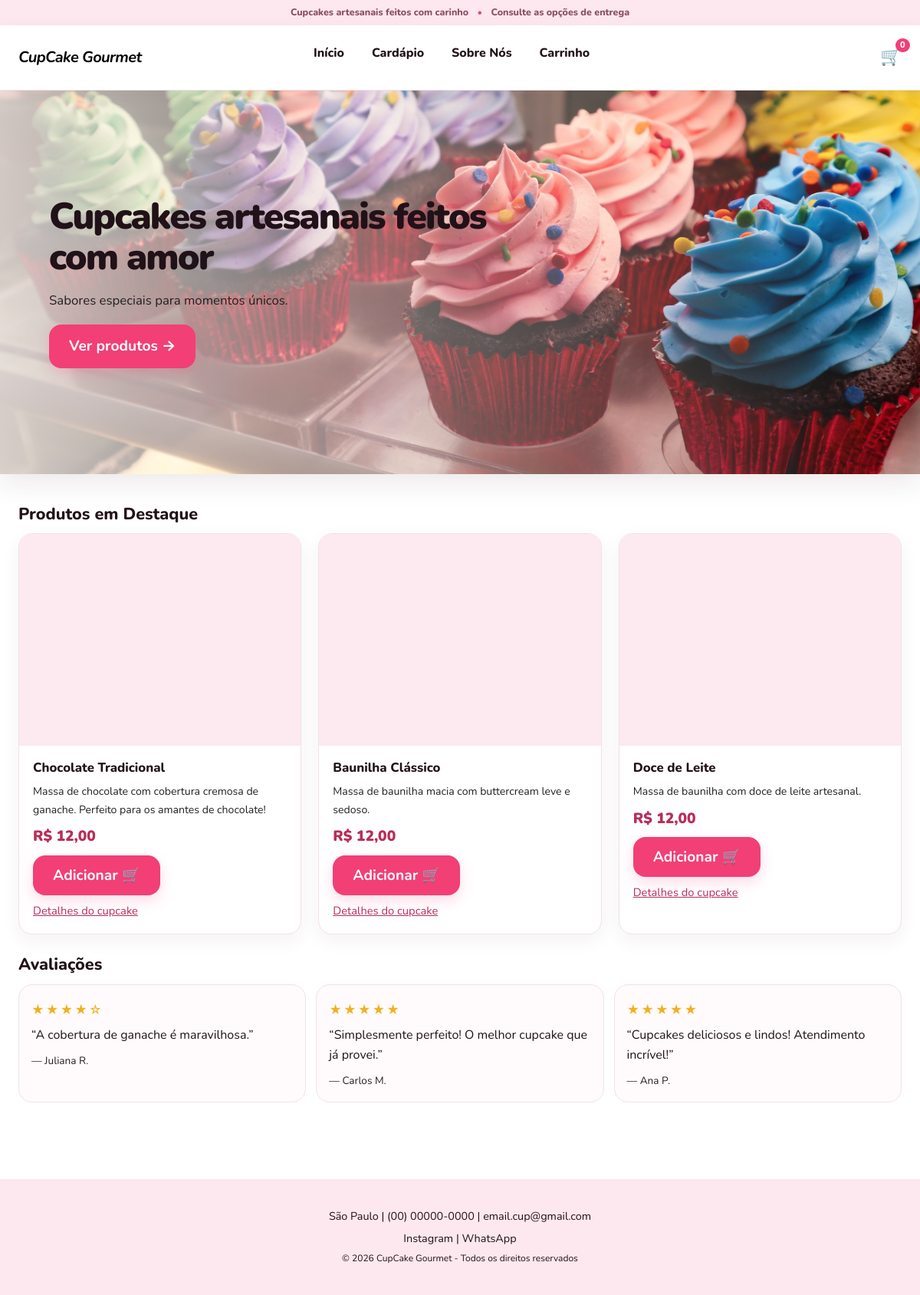
The page / on the database its author committed.
### tables this page shows
CREATE TABLE IF NOT EXISTS produto (
    id_produto INT AUTO_INCREMENT PRIMARY KEY,
    id_categoria INT NOT NULL,
    nome VARCHAR(120) NOT NULL,
    descricao TEXT,
    preco DECIMAL(10,2) NOT NULL,
    imagem_url VARCHAR(255),
    ativo BOOLEAN NOT NULL DEFAULT TRUE,
    CHECK (preco >= 0),
    FOREIGN KEY (id_categoria) REFERENCES categoria(id_categoria)
);

CREATE TABLE IF NOT EXISTS avaliacao (
    id_avaliacao INT AUTO_INCREMENT PRIMARY KEY,
    id_produto INT NULL,
    nome_exibicao VARCHAR(120) NOT NULL,
    comentario TEXT,
    estrelas TINYINT NOT NULL,
    criada_em DATETIME NOT NULL DEFAULT CURRENT_TIMESTAMP,
    CHECK (estrelas BETWEEN 1 AND 5),
    FOREIGN KEY (id_produto) REFERENCES produto(id_produto) ON DELETE SET NULL
);

### app/Core/View.php (called while the page is built, shortened)
<?php
final class View
{
    public static function render(string $view, array $dados = [], int $status = 200): void
    {
        $__base = dirname(__DIR__) . '/Views/';
        $__arquivo = $__base . $view . '.php';
        extract($dados, EXTR_SKIP);
        require $__arquivo;
        $conteudo = ob_get_clean();
        require $__base . 'layout.php';
    }
}

### app/Core/Controller.php (called while the page is built, shortened)
<?php
abstract class Controller
{
    protected function view(string $view, array $dados = [], int $status = 200): void
    {
        View::render($view, $dados, $status);
    }
}

### app/Controllers/HomeController.php (called while the page is built, shortened)
<?php
final class HomeController extends Controller
{
    public function index(): void
    {
        $this->view('home', [
            'destaques'  => Produto::destaques(3),
            'avaliacoes' => Avaliacao::recentes(6),
        ]);
    }
}

### public/index.php (called while the page is built, shortened)
<?php
require __DIR__ . '/../app/autoload.php';
$router = new Router();
$router->dispatch(
    $_SERVER['REQUEST_METHOD'] ?? 'GET',
    parse_url($_SERVER['REQUEST_URI'] ?? '/', PHP_URL_PATH) ?: '/'
);

### app/Models/Produto.php (called while the page is built, shortened)
<?php
final class Produto
{
    public static function destaques(int $quantidade = 3): array
    {
        $quantidade = max(1, $quantidade);
        return Database::conn()
            ->query('SELECT p.* FROM produto p WHERE p.ativo = TRUE ORDER BY p.id_produto LIMIT ' . $quantidade)
            ->fetchAll();
    }
}

### app/helpers.php (called while the page is built, shortened)
<?php
function e(mixed $valor): string
{
    return htmlspecialchars((string) $valor, ENT_QUOTES | ENT_SUBSTITUTE, 'UTF-8');
}
function dinheiro(float|int|string $valor): string
{
    return 'R$ ' . number_format((float) $valor, 2, ',', '.');
}
function cart_count(): int
{
    try {
        return \App\Models\Carrinho::quantidadeTotal();
    } catch (\Throwable) {
        return 0;
    }
}
function estrelas(int $n): string
{
    $n = max(0, min(5, $n));
    return str_repeat('★', $n) . str_repeat('☆', 5 - $n);
}

### app/Core/Database.php (called while the page is built, shortened)
<?php
final class Database
{
    private static ?PDO $pdo = null;
    public static function conn(): PDO
    {
        if (self::$pdo === null) {
            $c = Config::get('db');
            $dsn = sprintf(
                'mysql:host=%s;port=%s;dbname=%s;charset=%s',
                $c['host'], $c['port'], $c['name'], $c['charset']
            );
            self::$pdo = new PDO($dsn, $c['user'], $c['pass'], [
                PDO::ATTR_ERRMODE            => PDO::ERRMODE_EXCEPTION,
                PDO::ATTR_DEFAULT_FETCH_MODE => PDO::FETCH_ASSOC,
                PDO::ATTR_EMULATE_PREPARES   => false,
            ]);
        }
        return self::$pdo;
    }
}

### app/Models/Avaliacao.php (called while the page is built, shortened)
<?php
final class Avaliacao
{
    public static function recentes(int $limite = 6, ?int $idProduto = null): array
    {
        $limite = max(1, $limite);
        $sql = 'SELECT nome_exibicao, comentario, estrelas, criada_em FROM avaliacao';
        $params = [];
        $sql .= ' ORDER BY criada_em DESC, id_avaliacao DESC LIMIT ' . $limite;
        $st = Database::conn()->prepare($sql);
        $st->execute($params);
        return $st->fetchAll();
    }
}

### app/autoload.php (called while the page is built, shortened)
<?php
require_once __DIR__ . '/helpers.php';
spl_autoload_register(function (string $classe): void {
    $prefixo = 'App\\';
    $relativo = substr($classe, strlen($prefixo));
    $arquivo = __DIR__ . '/' . str_replace('\\', '/', $relativo) . '.php';
});

### app/Models/Carrinho.php (called while the page is built, shortened)
<?php
final class Carrinho
{
    public static function id(): ?int
    {
        return isset($_SESSION['id_carrinho']) ? (int) $_SESSION['id_carrinho'] : null;
    }
    public static function quantidadeTotal(): int
    {
        $id = self::id();
        if ($id === null) {
            return 0;
        }
        $st = Database::conn()->prepare(
            'SELECT COALESCE(SUM(quantidade), 0) FROM item_carrinho WHERE id_carrinho = ?'
        );
        $st->execute([$id]);
        return (int) $st->fetchColumn();
    }
}

### app/Views/_card_produto.php (the view, shortened to what this page needs)
<article class="card">
    <a class="card-img" href="/produto/<?= (int) $p['id_produto'] ?>">
    </a>
    <div class="card-corpo">
        <h3><?= e($p['nome']) ?></h3>
        <?php if (!empty($p['descricao'])): ?>
            <p class="desc"><?= e($p['descricao']) ?></p>
        <?php endif; ?>
        <p class="preco"><?= dinheiro($p['preco']) ?></p>
        <form method="post" action="/carrinho/adicionar">
            <button class="btn btn-bloco" type="submit">Adicionar 🛒</button>
        </form>
        <a class="link" href="/produto/<?= (int) $p['id_produto'] ?>">Detalhes do cupcake</a>
    </div>
</article>

### app/Views/home.php (shortened to what this page needs)
<section class="hero">
    <div class="hero-conteudo">
        <h1>Cupcakes artesanais feitos com amor</h1>
        <p>Sabores especiais para momentos únicos.</p>
        <a class="btn" href="/cardapio">Ver produtos →</a>
    </div>
</section>
<h2>Produtos em Destaque</h2>
<div class="grade">
    <?php foreach (($destaques ?? []) as $p): ?>
        <?php include __DIR__ . '/_card_produto.php'; ?>
    <?php endforeach; ?>
</div>
<?php include __DIR__ . '/_avaliacoes.php'; ?>

### app/Views/_avaliacoes.php
<section class="avaliacoes" aria-labelledby="titulo-avaliacoes">
    <h2 id="titulo-avaliacoes">Avaliações</h2>
    <?php if (empty($avaliacoes)): ?>
        <p class="muted">Ainda não há avaliações. Seja o primeiro a avaliar!</p>
    <?php else: ?>
        <div class="grade-avaliacoes">
            <?php foreach ($avaliacoes as $a): ?>
                <blockquote class="avaliacao">
                    <p class="estrelas" aria-label="<?= (int) $a['estrelas'] ?> de 5 estrelas"><?= estrelas((int) $a['estrelas']) ?></p>
                    <?php if (!empty($a['comentario'])): ?><p>“<?= e($a['comentario']) ?>”</p><?php endif; ?>
                    <footer>— <?= e($a['nome_exibicao']) ?></footer>
                </blockquote>
            <?php endforeach; ?>
        </div>
    <?php endif; ?>
</section>

### app/Core/Router.php (shortened to what this page needs)
<?php
final class Router
{
    private array $rotas = [];
    private function adicionar(string $metodo, string $padrao, array $acao): void
    {
        $regex = '#^' . preg_replace('#\{(\w+)\}#', '(?P<$1>[^/]+)', $padrao) . '$#';
        $this->rotas[] = [$metodo, $regex, $acao];
    }
    public function dispatch(string $metodo, string $caminho): void
    {
        $caminho = rtrim($caminho, '/');
        if ($caminho === '') {
            $caminho = '/';
        }
        foreach ($this->rotas as [$m, $regex, $acao]) {
            if ($m !== $metodo || preg_match($regex, $caminho, $achados) !== 1) {
                continue;
            }
            $parametros = array_filter($achados, 'is_string', ARRAY_FILTER_USE_KEY);
            [$classe, $metodoAcao] = $acao;
            (new $classe())->$metodoAcao(...array_values($parametros));
            return;
        }
    }
}

### app/Views/layout.php (shortened to what this page needs)
<!DOCTYPE html>
<html lang="pt-BR">
<head>
    <link rel="stylesheet" href="/css/style.css">
</head>
<body>
    <div style="padding:6px 16px;text-align:center;background:#fce8ee;color:#8c4c61;font-size:.78rem;font-weight:800">Cupcakes artesanais feitos com carinho <span style="color:#f23f75;padding:0 8px">•</span> Consulte as opções de entrega</div>
    <header class="topo">
        <div class="topo-barra">
            <a class="logo" href="/">CupCake Gourmet</a>
            <nav class="menu" id="menu" aria-label="Menu principal">
                <a href="/">Início</a>
                <a href="/cardapio">Cardápio</a>
                <a href="/sobre">Sobre Nós</a>
                <a href="/carrinho">Carrinho</a>
            </nav>
            <a class="carrinho-link" href="/carrinho" aria-label="Carrinho de compras">🛒<span class="badge"><?= cart_count() ?></span></a>
        </div>
    </header>
    <main class="container">
        <?= $conteudo ?>
    </main>
    <footer class="rodape">
        <p>São Paulo | (00) 00000-0000 | email.cup@gmail.com</p>
        <p>Instagram | WhatsApp</p>
        <p class="pequeno">© 2026 CupCake Gourmet - Todos os direitos reservados</p>
    </footer>
</body>
</html>

### rows shown on the page
produto: nome "Chocolate Tradicional", descricao "Massa de chocolate com cobertura cremosa de ganache. Perfeito para os amantes de chocolate!", preco "R$ 12,00"
produto: nome "Baunilha Clássico", descricao "Massa de baunilha macia com buttercream leve e sedoso.", preco "R$ 12,00"
produto: nome "Doce de Leite", descricao "Massa de baunilha com doce de leite artesanal.", preco "R$ 12,00"
avaliacao: estrelas "★★★★☆", comentario "A cobertura de ganache é maravilhosa.", nome_exibicao "Juliana R."
avaliacao: estrelas "★★★★★", comentario "Simplesmente perfeito! O melhor cupcake que já provei.", nome_exibicao "Carlos M."
avaliacao: estrelas "★★★★★", comentario "Cupcakes deliciosos e lindos! Atendimento incrível!", nome_exibicao "Ana P."
